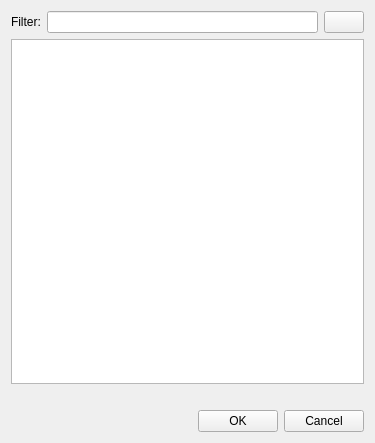
<?xml version="1.0" encoding="UTF-8"?>
<ui version="4.0">
 <class>ChoosePageToLinkDlg</class>
 <widget class="QDialog" name="ChoosePageToLinkDlg">
  <property name="geometry">
   <rect>
    <x>0</x>
    <y>0</y>
    <width>375</width>
    <height>443</height>
   </rect>
  </property>
  <property name="windowTitle">
   <string>Choose Page</string>
  </property>
  <layout class="QVBoxLayout" name="verticalLayout">
   <item>
    <layout class="QHBoxLayout" name="horizontalLayout">
     <item>
      <widget class="QLabel" name="label">
       <property name="text">
        <string>Filter:</string>
       </property>
      </widget>
     </item>
     <item>
      <widget class="QLineEdit" name="filterEdit"/>
     </item>
     <item>
      <widget class="QPushButton" name="clearFilterButton">
       <property name="text">
        <string/>
       </property>
       <property name="icon">
        <iconset resource="pynotebook.qrc">
         <normaloff>:/NoteBook/Resources/RedX.png</normaloff>:/NoteBook/Resources/RedX.png</iconset>
       </property>
       <property name="autoDefault">
        <bool>false</bool>
       </property>
      </widget>
     </item>
    </layout>
   </item>
   <item>
    <widget class="QListWidget" name="listWidget">
     <property name="sizeIncrement">
      <size>
       <width>0</width>
       <height>1</height>
      </size>
     </property>
     <property name="editTriggers">
      <set>QAbstractItemView::AnyKeyPressed|QAbstractItemView::DoubleClicked|QAbstractItemView::EditKeyPressed</set>
     </property>
    </widget>
   </item>
   <item>
    <spacer name="verticalSpacer">
     <property name="orientation">
      <enum>Qt::Vertical</enum>
     </property>
     <property name="sizeType">
      <enum>QSizePolicy::Fixed</enum>
     </property>
     <property name="sizeHint" stdset="0">
      <size>
       <width>20</width>
       <height>20</height>
      </size>
     </property>
    </spacer>
   </item>
   <item>
    <layout class="QHBoxLayout" name="horizontalLayout_2">
     <item>
      <spacer name="horizontalSpacer">
       <property name="orientation">
        <enum>Qt::Horizontal</enum>
       </property>
       <property name="sizeHint" stdset="0">
        <size>
         <width>40</width>
         <height>20</height>
        </size>
       </property>
      </spacer>
     </item>
     <item>
      <widget class="QPushButton" name="okButton">
       <property name="text">
        <string>OK</string>
       </property>
       <property name="autoDefault">
        <bool>false</bool>
       </property>
      </widget>
     </item>
     <item>
      <widget class="QPushButton" name="cancelButton">
       <property name="text">
        <string>Cancel</string>
       </property>
       <property name="autoDefault">
        <bool>false</bool>
       </property>
      </widget>
     </item>
    </layout>
   </item>
  </layout>
 </widget>
 <resources>
  <include location="pynotebook.qrc"/>
 </resources>
 <connections>
  <connection>
   <sender>cancelButton</sender>
   <signal>clicked()</signal>
   <receiver>ChoosePageToLinkDlg</receiver>
   <slot>reject()</slot>
   <hints>
    <hint type="sourcelabel">
     <x>327</x>
     <y>421</y>
    </hint>
    <hint type="destinationlabel">
     <x>187</x>
     <y>221</y>
    </hint>
   </hints>
  </connection>
  <connection>
   <sender>okButton</sender>
   <signal>clicked()</signal>
   <receiver>ChoosePageToLinkDlg</receiver>
   <slot>accept()</slot>
   <hints>
    <hint type="sourcelabel">
     <x>246</x>
     <y>421</y>
    </hint>
    <hint type="destinationlabel">
     <x>187</x>
     <y>221</y>
    </hint>
   </hints>
  </connection>
 </connections>
</ui>
